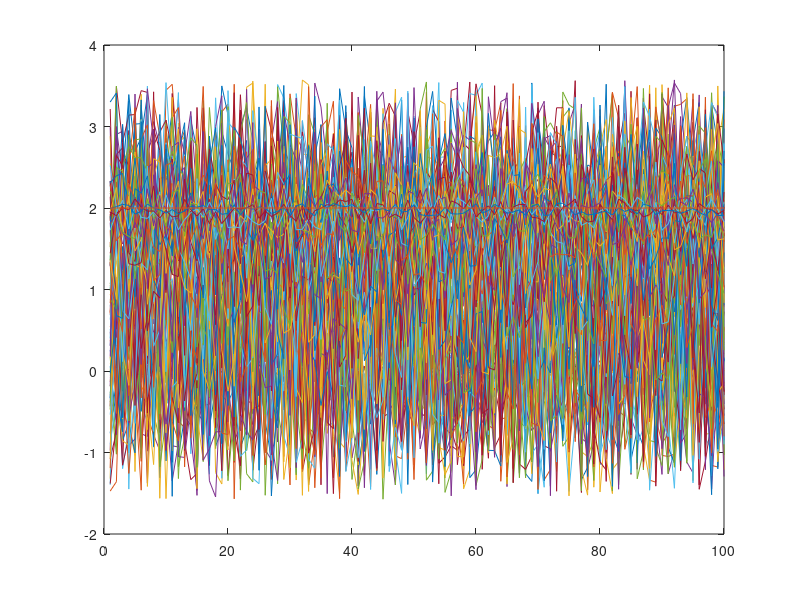
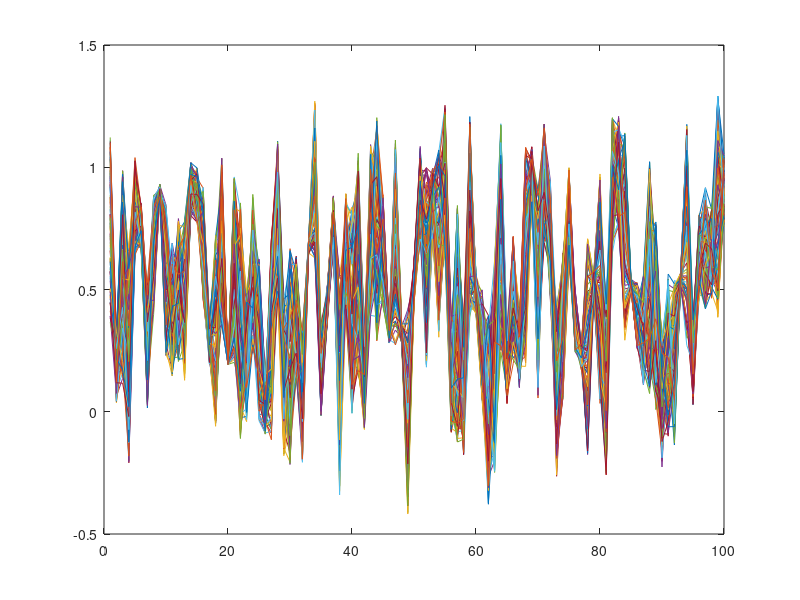
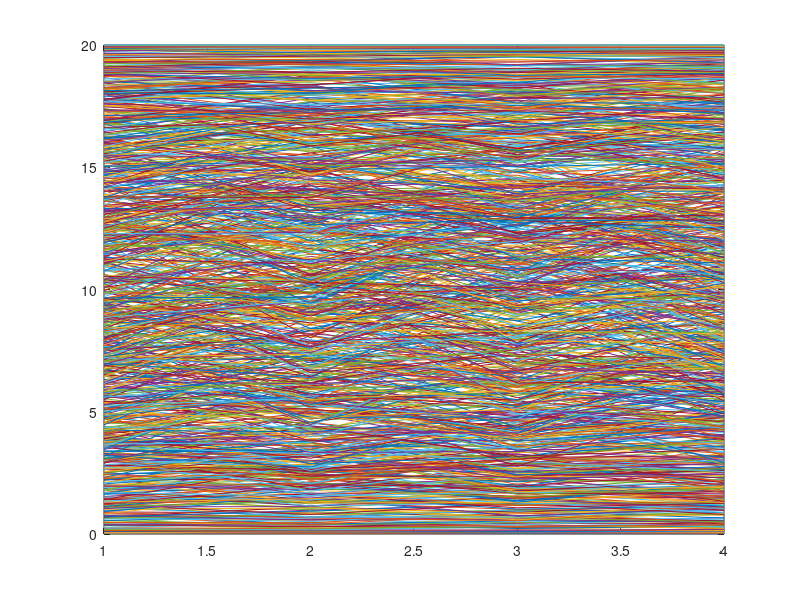
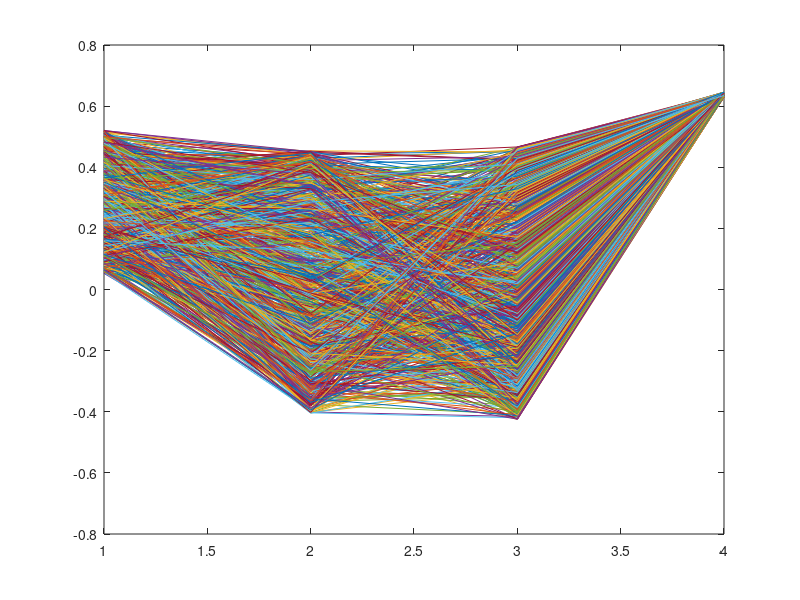

The MATLAB script that drew these images, in order:
function a = ASP_Part_1_2()
a = rp1(100,100)
assignin('base', 'a', a)
plot(a) % Do mean() and std()
figure;
b = rp2(100,100)
assignin('base', 'b', b)
plot(b)
figure;
c = rp3(100,100)
assignin('base', 'c', c)
plot(c)

M = 4;
N = 1000;
a = rp1(M,N)
assignin('base', 'a', a)
plot(a)
figure;
b = rp2(M,N)
assignin('base', 'b', b)
plot(b)
figure;
c = rp3(M,N)
assignin('base', 'c', c)
plot(c.')
end

function v=rp1(M,N)
a=0.02;
b=5;
Mc=ones(M,1)*b*sin((1:N)*pi/N);
Ac=a*ones(M,1)*[1:N];
v=(rand(M,N)-0.5).*Mc+Ac;
end

function v=rp2(M,N)
Ar=rand(M,1)*ones(1,N);
Mr=rand(M,1)*ones(1,N);
v=(rand(M,N)-0.5).*Mr+Ar;
end

function v=rp3(M,N)
a=0.5;
m=3;
v=(rand(M,N)-0.5)*m + a;
end

% function ASP_Part_1_2_given_funcs()
% rp1(100,100)

% end